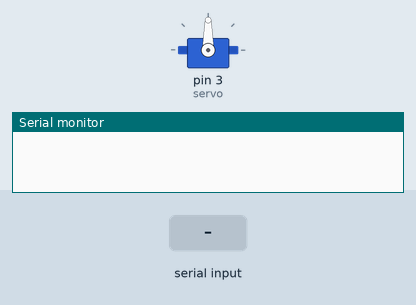
This sketch was run on a simulated Arduino Uno, built with avr-gcc and run on an emulated ATmega328P. Parts: servo, the last lines printed to the serial monitor. The inputs (shaded band) are chosen by the test bench.

Above: at 2.2 s.
2.3 s: "30,150\n" received over Serial
At 3.5 s:
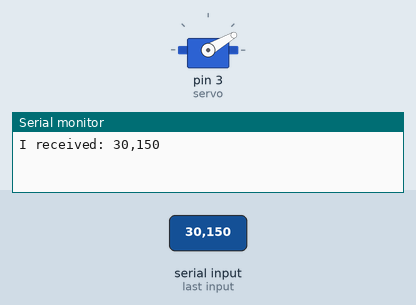
3.8 s: "5\n" received over Serial
At 4.6 s:
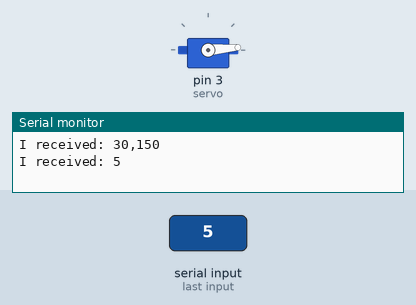
5.3 s: "90,45\n" received over Serial
At 5.9 s:
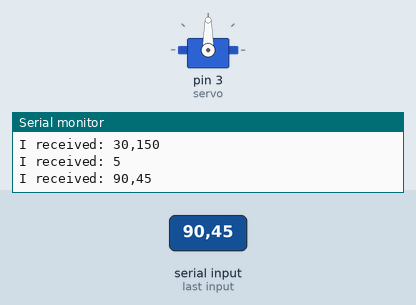
Timing chart, 0 to 8.3 s (numbered marks = the images above; inputs shaded):
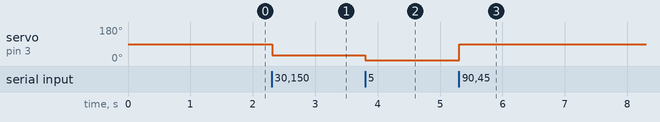

The sketch:

motorTest.ino
```cpp
/*
 2015/8/26
 Tadanori Matsui

シリアルモニタに入力した数字をサーボモータに書き込むプログラム
*/

#include <Servo.h>

Servo servo;

void setup()
{
  Serial.begin(9600);
  servo.attach(3);
  servo.write(90);
  delay(1000);
}

void loop()
{
  int count = 0;
  char str[256];
  if (Serial.available()) {
    do {
      if (Serial.available()) {
        str[count] = Serial.read();
        //      Serial.println(str[count]);
        count++;
      }
      if (count > 250) break;
    } while (str[count - 1] != 0x0A);
    str[count] = '\n';

    Serial.print("I received: "); // 受信データを送りかえす

    String motorStr = "";
    for (int i = 0; i < count; i++) {
      motorStr += str[i];
    }

    Serial.print(motorStr);

    int motorInt = motorStr.toInt();
    if (0 <= motorInt && motorInt <= 179) {
      servo.write(motorInt);
    } else {
      Serial.println("I cannot do it on a servo motor.");
    }

  }
}
```

Measured:
- after the input at 2.3 s, servo on pin 3 (servo): 90° → 30° at once
- after the input at 3.8 s, servo on pin 3 (servo): 30° → 5° at once
- after the input at 5.3 s, servo on pin 3 (servo): 5° → 90° at once
